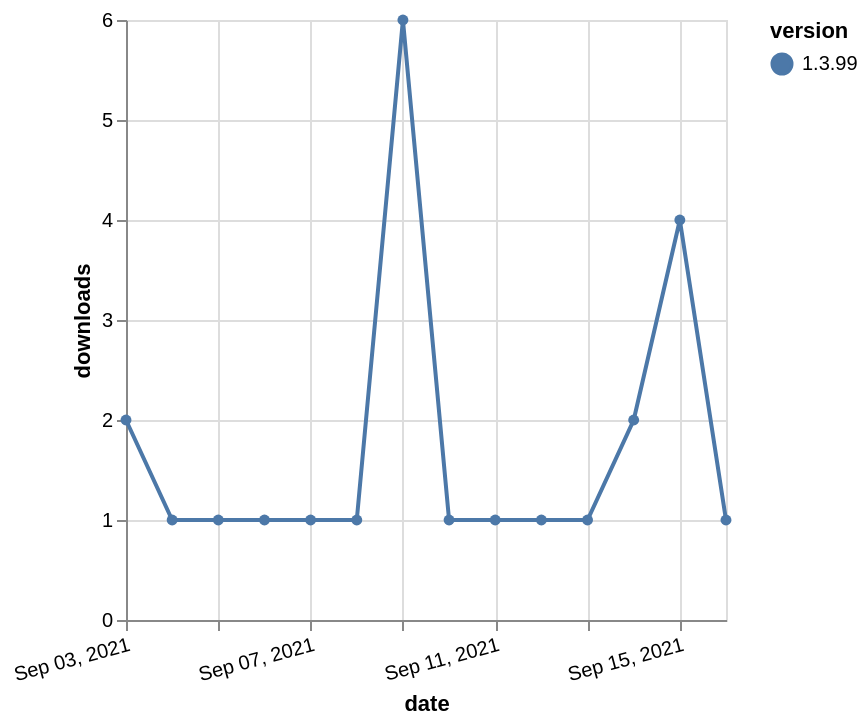

This figure's Vega-Lite source:
### Vega-Lite specification from a JSON file in a GitHub repository (floating-point values rounded to 4 significant figures)
{"$schema": "https://vega.github.io/schema/vega-lite/v5.json", "description": "A simple bar chart with embedded data.", "data": {"values": [{"date": "2021-09-03", "total": 534, "delta": 2, "version": "1.3.99"}, {"date": "2021-09-04", "total": 535, "delta": 1, "version": "1.3.99"}, {"date": "2021-09-05", "total": 536, "delta": 1, "version": "1.3.99"}, {"date": "2021-09-06", "total": 537, "delta": 1, "version": "1.3.99"}, {"date": "2021-09-07", "total": 538, "delta": 1, "version": "1.3.99"}, {"date": "2021-09-08", "total": 539, "delta": 1, "version": "1.3.99"}, {"date": "2021-09-09", "total": 545, "delta": 6, "version": "1.3.99"}, {"date": "2021-09-10", "total": 546, "delta": 1, "version": "1.3.99"}, {"date": "2021-09-11", "total": 547, "delta": 1, "version": "1.3.99"}, {"date": "2021-09-12", "total": 548, "delta": 1, "version": "1.3.99"}, {"date": "2021-09-13", "total": 549, "delta": 1, "version": "1.3.99"}, {"date": "2021-09-14", "total": 551, "delta": 2, "version": "1.3.99"}, {"date": "2021-09-15", "total": 555, "delta": 4, "version": "1.3.99"}, {"date": "2021-09-16", "total": 556, "delta": 1, "version": "1.3.99"}]}, "width": "container", "mark": {"type": "line", "point": {"filled": true}}, "encoding": {"x": {"field": "date", "type": "temporal", "timeUnit": "yearmonthdate", "title": "date", "axis": {"labelAngle": -15}}, "y": {"field": "delta", "type": "quantitative", "title": "downloads"}, "color": {"field": "version", "type": "nominal"}, "tooltip": {"field": "delta"}}}
